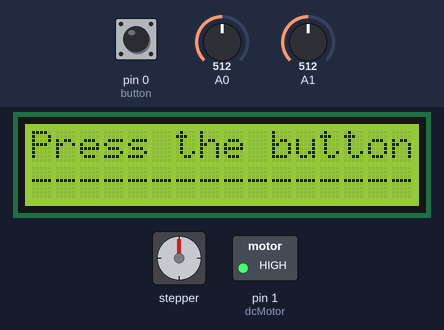
Simulated run of this sketch. Board: Arduino Uno, built with avr-gcc and run on an emulated ATmega328P. Parts: 16×2 character LCD, stepper motor, switched loads named in the sketch (green lamp = pin HIGH). The test bench sets the inputs (shaded band); at power-on: A1 = 512, pin 0 (button) LOW, A0 = 512. The audio player accepts every command and is not drawn; stepper angles assume 48 steps per turn.

Above: at 3.5 s.
At 7.3 s:
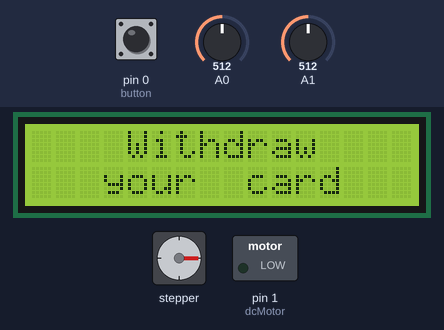
7.4 s: A1 set to 710
At 11.6 s:
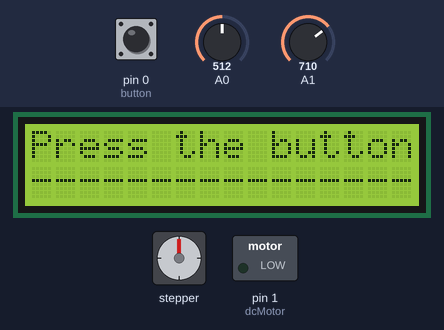
At 16.0 s:
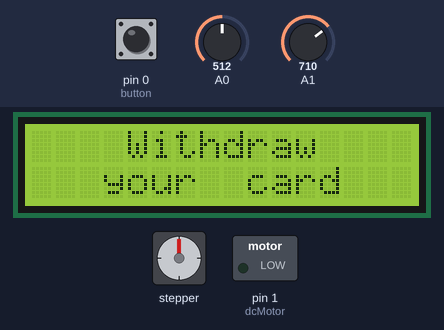
Timing chart, 0 to 18.1 s (numbered marks = the images above; inputs shaded):
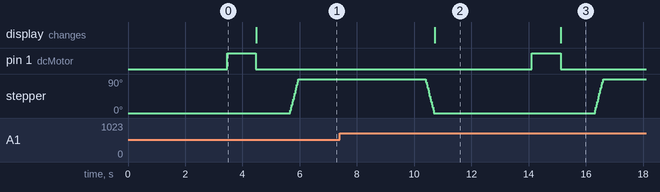

The sketch:

main.ino
```cpp
#include <Stepper.h>
#include <LiquidCrystal.h>
#include "talkie.h"

Talkie voice;

const int stepsPerRevolution = 48;  // change this to fit the number of steps per revolution

int dcMotor = 1;
int button = 0;

LiquidCrystal lcd(7, 6, 5, 4, 8, 2);
Stepper myStepper(stepsPerRevolution, 9, 11, 12, 10);

// Talkie library predefined words

const uint8_t spGOOD[]              PROGMEM ={0xA3,0x8D,0x29,0x58,0x3C,0x33,0xDF,0xEC,0x14,0x59,0x68,0x6B,0x4A,0xF6,0x5B,0xDD,0xEA,0x56, \
                        0xA7,0xB2,0xC6,0x2B,0x3D,0x3A,0xEC,0xBA,0xD7,0xAA,0x26,0xBC,0xD2,0x23,0x1D,0x3C,0x00,0x00};

const uint8_t spBYE[]               PROGMEM ={0xAE,0xC2,0xA6,0xCC,0x2D,0xD2,0x9E,0xC2,0xA7,0x78,0x91,0xC8,0x74,0xAB,0x53,0xB9,0x34,0xA3, \
                        0x30,0x8E,0x6F,0x75,0xAB,0x5B,0x9D,0xDA,0x95,0x6E,0x93,0xB1,0x7F,0xEB,0xDB,0xAC,0x2E,0x4C, \
                        0x4B,0xC9,0x96,0xDC,0xBB,0xD6,0x85,0xE2,0x61,0x19,0xA5,0x5B,0x1F,0x8A,0xA9,0x77,0x44,0xEE, \
                        0x7D,0xEE,0x62,0x2F,0xFB,0x07,0x00,0x00};

const uint8_t spPLEASE[]            PROGMEM ={0x0E,0xC8,0x81,0xD4,0x01,0x59,0x9B,0x8F,0xB0,0x48,0x69,0x57,0x73,0x3B,0xD2,0x24,0x2D,0x3D, \
                        0x24,0xCD,0x4A,0xBD,0x33,0x8F,0xF0,0xC7,0x3B,0x6B,0x79,0x4D,0x86,0x9C,0xFE,0x64,0x56,0xA3, \
                        0xAA,0x59,0x89,0x3D,0xBE,0xCC,0xA6,0xB7,0xA5,0xCF,0x9D,0x85,0xA5,0xDE,0xE6,0x3E,0xF5,0x29, \
                        0xB1,0x98,0xC5,0xE3,0xD2,0x07,0x13,0x10,0x56,0x1D,0xCB,0xF0,0x35,0x87,0x51,0xAE,0x75,0xC0, \
                        0x04,0xAC,0x06,0xF8,0x46,0xCD,0x00,0x3F,0x1A,0x19,0xE0,0x7B,0x0B,0x01,0x7C,0xA7,0xF6};

const uint8_t spHELLO[]             PROGMEM ={0x00,0xC0,0x80,0x60,0x59,0x08,0x10,0x3D,0xB7,0x00,0x62,0x64,0x3D,0x55,0x4A,0x9E,0x66,0xDA, \
                        0xF6,0x56,0xB7,0x3A,0x55,0x76,0xDA,0xED,0x92,0x75,0x57,0xA3,0x88,0xA8,0xAB,0x02,0xB2,0xF4, \
                        0xAC,0x67,0x23,0x73,0xC6,0x2F,0x0C,0xF3,0xED,0x62,0xD7,0xAD,0x13,0xA5,0x46,0x8C,0x57,0xD7, \
                        0x21,0x0C,0x22,0x4F,0x93,0x4B,0x27,0x37,0xF0,0x51,0x69,0x98,0x9D,0xD4,0xC8,0xFB,0xB8,0x98, \
                        0xB9,0x56,0x23,0x2F,0x93,0xAA,0xE2,0x46,0x8C,0x52,0x57,0x66,0x2B,0x8C,0x07};

const uint8_t spPRESS[]           PROGMEM = {0x02,0x28,0x31,0x43,0x03,0x25,0xCB,0xBE,0xDC,0x5D,0xED,0x94,0x22,0x0E,0xCE,0x70,0xC9,0xBD, \
                         0xF2,0x9C,0xD5,0xBD,0x24,0xEF,0xC9,0xAB,0x77,0xF5,0x92,0x3E,0x27,0x6B,0xA1,0x25,0xD5,0x56, \
                         0xDF,0xEC,0x34,0x5D,0xA7,0x94,0xF9,0xEB,0x3B,0xEC,0x69,0xEE,0x75,0x15,0xC0,0x57,0xC1,0x02, \
                         0xF8,0x3D,0x5D,0x02,0x1A,0xD0,0x80,0x04,0x28,0x80,0x81,0xFF,0x07};

const uint8_t spBUTTON[]          PROGMEM = {0x10,0xA6,0x28,0xDD,0xCD,0x2D,0xD5,0x6A,0x8B,0xEE,0x6C,0xB1,0x4D,0xA7,0xAC,0x2E,0xA3,0x44, \
                         0x97,0xDC,0xA6,0xF5,0xCD,0x6B,0x34,0x46,0x13,0x32,0x89,0x50,0xEE,0x22,0xB2,0x01,0x20,0xA5, \
                         0xDD,0xA1,0x94,0xBB,0xB3,0xB6,0x0C,0x2F,0xA4,0xE6,0xF1,0xFA,0x96,0x8F,0x70,0x8F,0xC2,0x2A, \
                         0xE6,0x4A,0xDD,0xD3,0x2D,0x51,0x7A,0xDA,0xF3,0xAF,0x7B,0x47,0x63,0x51,0x73,0x67,0xE1,0x6B, \
                         0x46,0xDD,0x49,0xEB,0xFE,0x3F};

const uint8_t spTHE[]             PROGMEM = {0x6E,0xAD,0xCC,0x34,0x9C,0x97,0xE8,0x23,0xED,0x5D,0xA4,0xBB,0xF1,0x96,0xD9,0xEE,0xFA,0xD4, \
                         0x45,0x75,0xA6,0xC9,0xE6,0x5B,0xDF,0xE6,0x0E,0x67,0xAE,0x7C,0xD3,0x43,0xFB,0xEC,0x7D,0x9E, \
                         0xFD,0xFE,0x7F};

const uint8_t spTHANK[]         PROGMEM = {0x08,0xC8,0xDC,0x15,0x01,0x4D,0xA8,0x10,0x60,0xF2,0x50,0x01,0x74,0x93,0x3A,0x9C,0xEA,0x5D, \
                         0x8B,0x27,0xF6,0x71,0x87,0x2A,0x2E,0xB7,0xC5,0xC7,0x1B,0x7E,0xB4,0xD4,0x26,0x9D,0xA8,0xA7, \
                         0xB2,0x94,0x0A,0xBD,0x92,0x5E,0x3C,0x42,0xCB,0xCC,0x68,0x9B,0x09,0xAD,0x54,0xDB,0x65,0xC8, \
                         0xC6,0x75,0xD1,0x92,0xF8,0xD1,0x8C,0xC9,0x98,0x17,0x59,0x1A,0x54,0x08,0xE5,0xEE,0x22,0xB2, \
                         0x01,0x08,0x50,0x7B,0x38,0x03,0x4A,0x08,0x16,0x40,0x89,0x46,0xFF,0x15,0x41,0x09,0x15};

const uint8_t spYOU[]         PROGMEM = {0xA9,0x2A,0x42,0x38,0xBA,0x63,0xA6,0xAE,0x0B,0x21,0x8D,0x69,0x98,0xFA,0x29,0x15,0x25,0x6A, \
                         0x56,0xE9,0xBB,0x53,0xE4,0xCA,0xC5,0xA3,0xED,0xCA,0x99,0x5A,0xDB,0xB6,0xB6,0x50,0x77,0x2D, \
                         0xEE,0x1A,0xBA,0x84,0xA2,0x24,0xA9,0xAB,0xEB,0x03,0xED,0xD4,0xA4,0xD5,0x6E,0x12,0xAA,0xB2, \
                         0x9C,0x13,0xFD,0x3F};


void setup() {
  pinMode(dcMotor, OUTPUT);
  lcd.begin(16, 2);
}

void loop() {
  //=============================
  // lcd
  lcd.clear();
  lcd.print("Press the button");
  lcd.setCursor(0, 1);
  lcd.print("----------------");

  //=============================
  // speech
  while(analogRead(0) > 700) // detects when a car approaches
    delay(20);

  voice.say(spHELLO);
  delay(400);
  voice.say(spPLEASE);
  voice.say(spPRESS);
  voice.say(spTHE);
  voice.say(spBUTTON);

  //=============================
  // button
  while (digitalRead(button)) // receives a LOW signal when the button is pressed
    delay(20);

  //=============================
  // dc motor
  digitalWrite(dcMotor, HIGH);
  delay(1000);
  digitalWrite(dcMotor, LOW);

  //=============================
  // lcd
  lcd.clear();
  lcd.print("    Withdraw    ");
  lcd.setCursor(0, 1);
  lcd.print("   your  card   ");

  //=============================
  // speech
  voice.say(spTHANK);
  voice.say(spYOU);

  //=============================
  // stepper motor
  int motorSpeed = 50;
  // set the motor speed:
  myStepper.setSpeed(motorSpeed);
  // step 1/4 of a revolution (90 degrees), aka raise the barrier
  myStepper.step(stepsPerRevolution / 4);

  //=============================
  // light sensor

  while(analogRead(1) > 700)
    delay(20);

  while(analogRead(1) < 700) // detects the car leaving
    delay(20);

  // waits 3 seconds to lower the barrier
  delay(3000);

  myStepper.setSpeed(motorSpeed);
  myStepper.step(-stepsPerRevolution / 4);
}
```

Measured:
- after the input at 7.4 s, pin 1 (dcMotor): LOW → HIGH after 6.7 s, → LOW 1.0 s later; stepper: turns 90° counter-clockwise in 0.28 s, then 90° clockwise in 0.28 s; the display: changes after 3.3 s (image 2)
- by itself, stepper: turns 90° clockwise in 0.28 s
- what the display in image 2 shows lasts 4.4 s, from 10.7 s to 15.1 s
